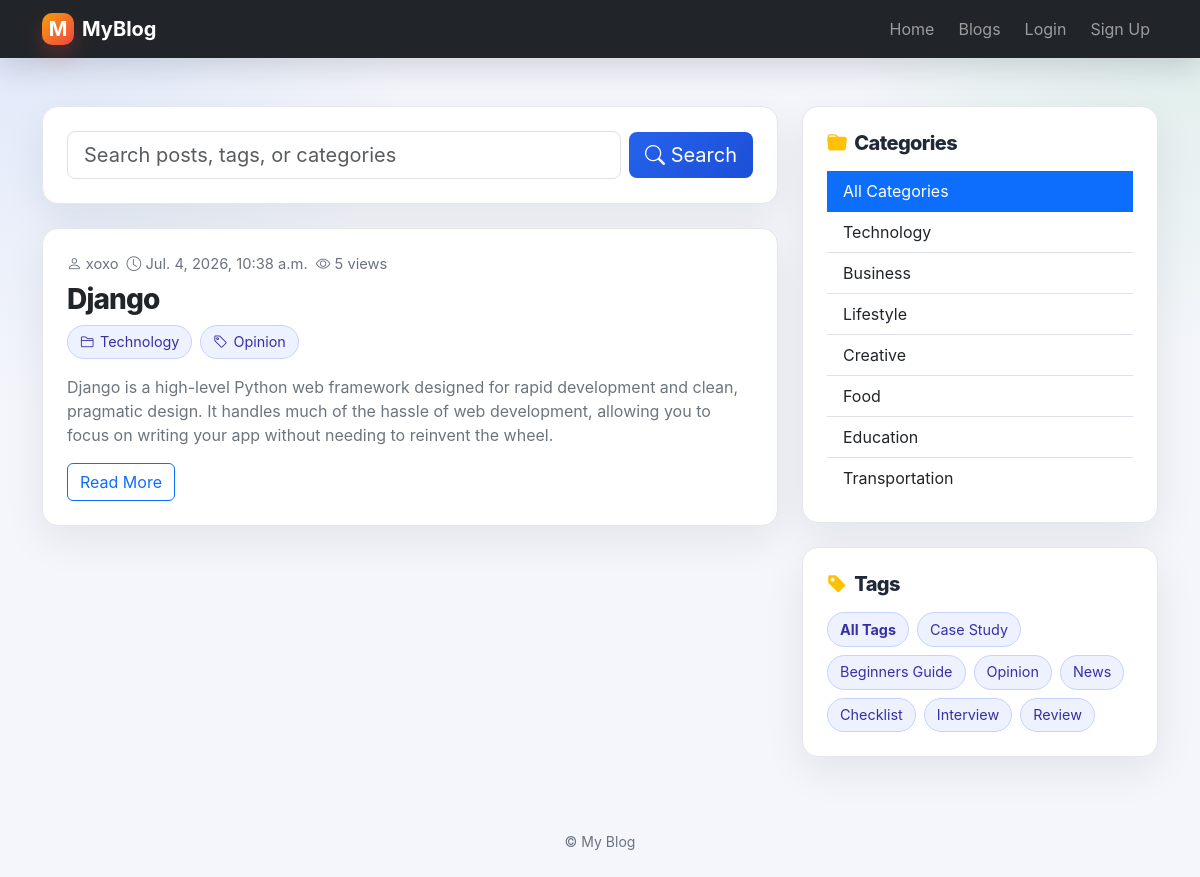
The page / on the database its author committed.
### myblog/models.py (models this page shows, shortened)
class Post(models.Model):
    title=models.CharField(max_length=100)
    content=models.TextField(verbose_name="content")
    author=models.ForeignKey(User,on_delete=models.CASCADE)
    created_at=models.DateTimeField(auto_now_add=True)
    updated_at=models.DateTimeField(auto_now=True)
    category=models.ForeignKey(Category,on_delete=models.SET_NULL,null=True)
    tag=models.ManyToManyField(Tag)
    view_count=models.BigIntegerField(default=0)
    liked_user=models.ManyToManyField(User,related_name="liked_posts")

class Category(models.Model):
    name=models.CharField(max_length=50)

class Tag(models.Model):
    name=models.CharField(max_length=50)

### myblog/views.py (the view, shortened to what this page needs)
# urls.py: path("",views.post_list,name="post_list"),
def post_list(request):
    categoryQ=request.GET.get("category")
    tagQ=request.GET.get("tag")
    searchQ=request.GET.get("q")
    posts=Post.objects.all()
    if categoryQ:
        posts=posts.filter(category__name=categoryQ)
    if tagQ:
        posts=posts.filter(tag__name=tagQ)
    paginator=Paginator(posts,2)
    page_number=request.GET.get("page")
    page_obj=paginator.get_page(page_number)
    context={
        "page_obj":page_obj,
        "categories":Category.objects.all(),
        "tags":Tag.objects.all(),
        "search_query":searchQ,
        "category_query":categoryQ,
        "tag_query":tagQ,
    }
    return render(request,'blog/post_list.html',context)

### templates/blog/post_list.html (shortened to what this page needs)
{% extends 'blog/base.html' %}
{% block content %}
<div class="row g-4">
	<div class="col-lg-8">
		<form class="surface-card p-3 p-lg-4 mb-4" method="get" action="{% url 'post_list' %}">
			<div class="row g-2 align-items-center">
				<div class="col-12 col-md">
					<input id="searchBox" type="search" name="q" value="{{ search_query|default_if_none:'' }}" class="form-control form-control-lg" placeholder="Search posts, tags, or categories">
				</div>
				<div class="col-12 col-md-auto">
					<button type="submit" class="btn btn-brand btn-lg w-100"><i class="bi bi-search"></i> Search</button>
				</div>
			</div>
		</form>
		{% for post in page_obj %}
			<article class="surface-card p-4 mb-4">
				<div class="d-flex flex-wrap gap-2 align-items-center mb-2 meta">
					<span><i class="bi bi-person"></i> {{ post.author.username }}</span>
					<span><i class="bi bi-clock"></i> {{ post.created_at|date:"M. j, Y, g:i a" }}</span>
					<span><i class="bi bi-eye"></i> {{ post.view_count }} views</span>
				</div>
				<h2 class="h3 section-heading mb-2"><a href="{% url 'post_details' post.id %}" class="text-decoration-none text-dark">{{ post.title }}</a></h2>
				<div class="mb-3 d-flex flex-wrap gap-2">
					{% if post.category %}
						<a class="tag-pill" href="{% url 'post_list' %}?category={{ post.category.name }}"><i class="bi bi-folder2"></i> {{ post.category.name }}</a>
					{% endif %}
					{% for tag in post.tag.all %}
						<a class="tag-pill" href="{% url 'post_list' %}?tag={{ tag.name }}"><i class="bi bi-tag"></i> {{ tag.name }}</a>
					{% endfor %}
				</div>
				<p class="text-secondary mb-3">{{ post.content|truncatewords:38 }}</p>
				<div class="d-flex flex-wrap gap-2">
					<a href="{% url 'post_details' post.id %}" class="btn btn-outline-primary">Read More</a>
				</div>
			</article>
		{% empty %}
			<div class="surface-card p-4 text-center">
				<h3 class="h5 mb-2">No posts found</h3>
				<p class="text-secondary mb-0">Try a different search or filter.</p>
			</div>
		{% endfor %}
	</div>
	<div class="col-lg-4">
		<div class="sticky-sidebar vstack gap-4">
			<aside class="surface-card p-4">
				<h3 class="h5 section-heading mb-3"><i class="bi bi-folder-fill text-warning me-1"></i> Categories</h3>
				<div class="list-group list-group-flush">
					<a href="{% url 'post_list' %}" class="list-group-item list-group-item-action {% if not category_query %}active{% endif %}">All Categories</a>
					{% for category in categories %}
						<a href="{% url 'post_list' %}?category={{ category.name }}" class="list-group-item list-group-item-action {% if category_query == category.name %}active{% endif %}">{{ category.name }}</a>
					{% endfor %}
				</div>
			</aside>
			<aside class="surface-card p-4">
				<h3 class="h5 section-heading mb-3"><i class="bi bi-tag-fill text-warning me-1"></i> Tags</h3>
				<div class="d-flex flex-wrap gap-2">
					<a href="{% url 'post_list' %}" class="tag-pill {% if not tag_query %}fw-bold{% endif %}">All Tags</a>
					{% for tag in tags %}
						<a href="{% url 'post_list' %}?tag={{ tag.name }}" class="tag-pill {% if tag_query == tag.name %}fw-bold{% endif %}">{{ tag.name }}</a>
					{% endfor %}
				</div>
			</aside>
		</div>
	</div>
</div>
{% endblock %}

### templates/blog/base.html (shortened to what this page needs)
{% load static %}
<!doctype html>
<html lang="en">
<head>
	<link href="https://cdn.jsdelivr.net/npm/bootstrap@5.3.3/dist/css/bootstrap.min.css" rel="stylesheet">
	<link href="https://cdn.jsdelivr.net/npm/bootstrap-icons@1.11.3/font/bootstrap-icons.min.css" rel="stylesheet">
</head>
<body>
<nav class="navbar navbar-expand-lg navbar-dark bg-dark sticky-top">
	<div class="container">
		<a class="navbar-brand fw-bold d-flex align-items-center gap-2" href="{% url 'post_list' %}">
			<span class="brand-mark">M</span>
			<span>MyBlog</span>
		</a>
		<div class="collapse navbar-collapse" id="mainNav">
			<ul class="navbar-nav ms-auto align-items-lg-center gap-lg-2">
				<li class="nav-item"><a class="nav-link" href="{% url 'post_list' %}">Home</a></li>
				<li class="nav-item"><a class="nav-link" href="{% url 'post_list' %}">Blogs</a></li>
				{% if user.is_authenticated %}
					<li class="nav-item"><a class="nav-link" href="{% url 'profile_view' %}">Profile</a></li>
					<li class="nav-item"><a class="nav-link" href="{% url 'post_create' %}">Write Blog</a></li>
					<li class="nav-item dropdown">
						<a class="nav-link dropdown-toggle" href="#" role="button" data-bs-toggle="dropdown" aria-expanded="false">
							{{ user.username }}
						</a>
						<ul class="dropdown-menu dropdown-menu-end">
							<li><a class="dropdown-item" href="{% url 'profile_view' %}?section=update">Update Profile</a></li>
							<li><a class="dropdown-item" href="{% url 'profile_view' %}?section=posts">My Posts</a></li>
							<li><hr class="dropdown-divider"></li>
							<li>
								<form method="post" action="{% url 'logout' %}" class="m-0">
									{% csrf_token %}
									<button type="submit" class="dropdown-item text-danger">Logout</button>
								</form>
							</li>
						</ul>
					</li>
				{% else %}
					<li class="nav-item"><a class="nav-link" href="{% url 'login' %}">Login</a></li>
					<li class="nav-item"><a class="nav-link" href="{% url 'signup_view' %}">Sign Up</a></li>
				{% endif %}
			</ul>
		</div>
	</div>
</nav>
<main class="py-4 py-lg-5">
	<div class="container">
		{% block content %}{% endblock %}
	</div>
</main>
<footer class="py-4 text-center footer">
	<div class="container">
		<small>&copy; My Blog</small>
	</div>
</footer>
</body>
</html>

### templates/blog/base.html (style rules this page uses)
:root { --bg: #f4f6fb; --surface: #ffffff; --surface-soft: #f8fafc; --text: #1f2937; --muted: #6b7280; --brand: #111827; --accent: #2563eb; --accent-2: #16a34a; --border: #e5e7eb; --shadow: 0 14px 40px rgba(15, 23, 42, 0.08); }
body { background: radial-gradient(circle at top left, rgba(37, 99, 235, 0.10), transparent 28%), radial-gradient(circle at top right, rgba(22, 163, 74, 0.10), transparent 24%), var(--bg); color: var(--text); font-family: Inter, ui-sans-serif, system-ui, -apple-system, BlinkMacSystemFont, "Segoe UI", sans-serif; }
.navbar { backdrop-filter: blur(14px); box-shadow: 0 1px 0 rgba(255,255,255,0.08), 0 10px 30px rgba(15, 23, 42, 0.15); }
.brand-mark { width: 32px; height: 32px; border-radius: 10px; background: linear-gradient(135deg, #f59e0b, #ef4444); display: inline-flex; align-items: center; justify-content: center; color: white; font-weight: 700; box-shadow: 0 10px 20px rgba(239, 68, 68, 0.25); }
.surface-card { background: var(--surface); border: 1px solid var(--border); border-radius: 1rem; box-shadow: var(--shadow); }
.section-heading { font-weight: 800; letter-spacing: -0.03em; }
.tag-pill { display: inline-flex; align-items: center; gap: .35rem; border-radius: 999px; padding: .35rem .75rem; background: #eef2ff; color: #3730a3; border: 1px solid #c7d2fe; text-decoration: none; font-size: .9rem; }
.meta { color: var(--muted); font-size: .92rem; }
.btn-brand { background: linear-gradient(135deg, var(--accent), #1d4ed8); color: white; border: 0; }
.footer { color: var(--muted); }
.sticky-sidebar { position: sticky; top: 92px; }

### rows shown on the page
Post: author.username "xoxo", created_at "Jul. 4, 2026, 10:38 a.m.", view_count "5", title "Django", category.name "Technology", content "Django is a high-level Python web framework designed for rapid development and clean, pragmatic design. It handles much of the hassle of web development, allowing you to focus on writing your app without needing to reinvent the wheel."
Tag: name "Opinion"
Category: name "Technology"
Category: name "Business"
Category: name "Lifestyle"
Category: name "Creative"
Category: name "Food"
Category: name "Education"
Category: name "Transportation"
Tag: name "Case Study"
Tag: name "Beginners Guide"
Tag: name "News"
Tag: name "Checklist"
Tag: name "Interview"
Tag: name "Review"
